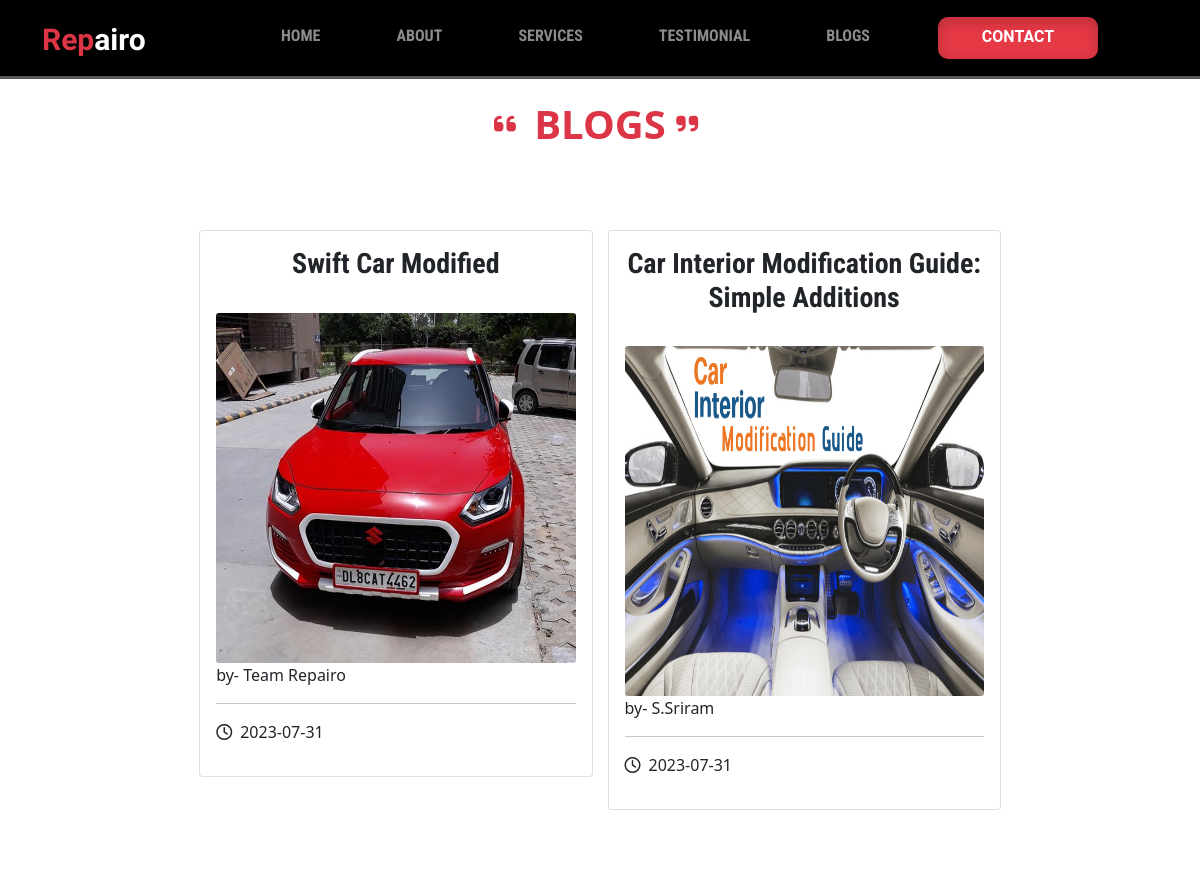
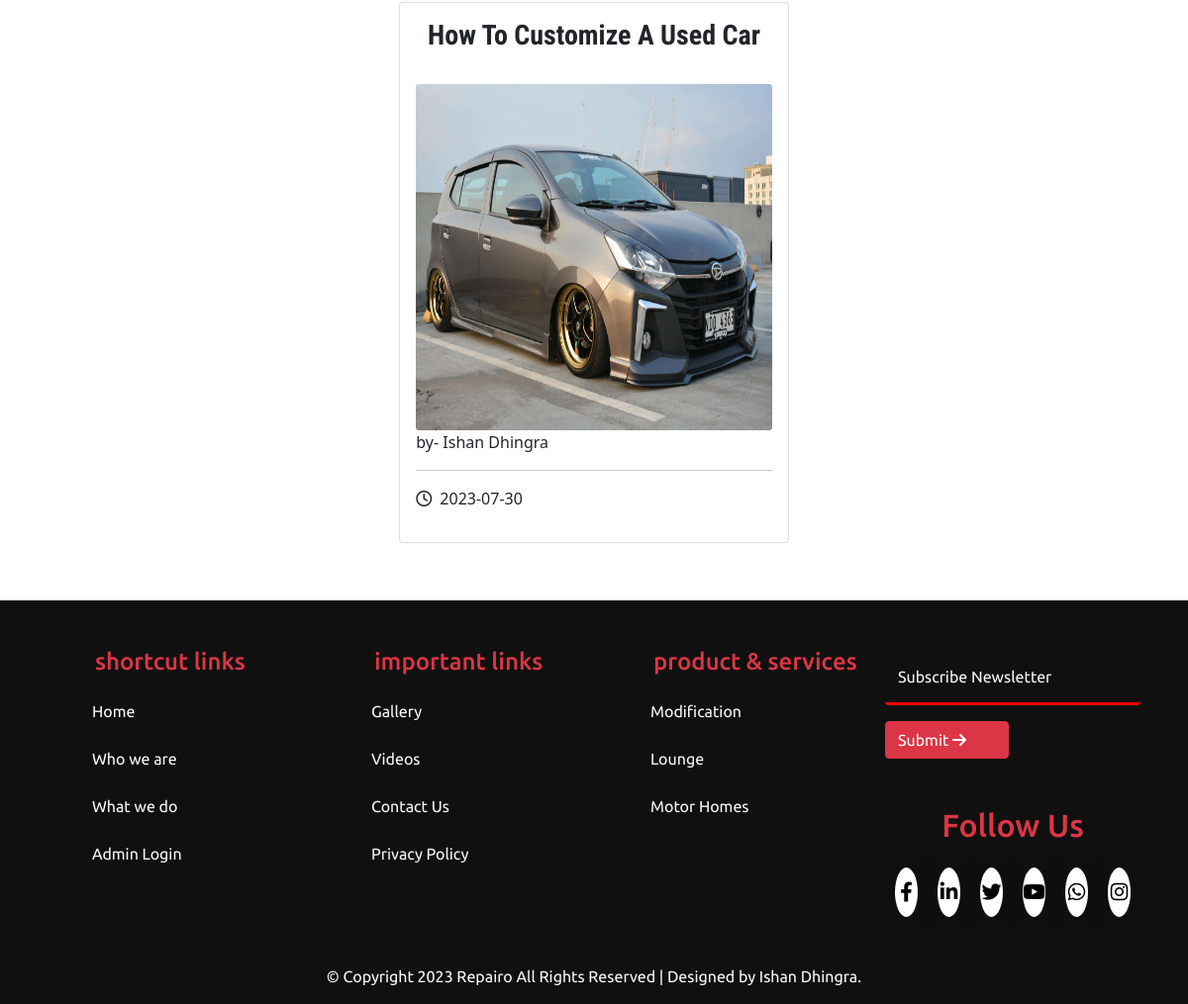
/blogs.php, run on the app's committed database (2 pictures, top to bottom).
### tables this page shows
CREATE TABLE `blog_data` (
  `id` int(11) NOT NULL,
  `heading` varchar(50) NOT NULL,
  `postby` varchar(20) NOT NULL,
  `description` text NOT NULL,
  `filename` varchar(200) NOT NULL,
  `curdate` date NOT NULL
);

### blogs.php (the view)
<?php
include 'header.php';
?>
<div class="container-fluid">
    <div class="row text-center" >
        <h1 class="text-danger fw-bold my-4 "><i class="fas fa-quote-left pe-2 text-danger fa-2xs" ></i> BLOGS <i class="fas fa-quote-right pe-2 text-danger fa-2xs" ></i></h1>
    </div>
</div>
<div class="blog-container">
    <?php
        $q="select * from blog_data order by id desc";
        $res=mysqli_query($con,$q);
        while($row=mysqli_fetch_array($res)){
            echo "
            <div class='col-lg-4'>
                <a href='blogdetail.php?id=".$row['id']."' class='text-dark text-decoration-none'>
                    <div class='card mt-5'>
                        <div class='card-title'>
                            <h3 class=' fw-bold text-center mt-3 blog-heading'>".$row['heading']."</h3>
                        </div>
                        <div class='card-body'>
                            <img class='img-fluid card-img' src='blogimg/".$row['filename']."' />
                            <p>by- ".$row['postby']."</p>
                            <hr>
                            <p><i class='far fa-clock pe-2'></i>".$row['curdate']."</p>
                        </div>
                    </div>
                </a>
                </div>
            ";
        }
    ?>
</div>
<?php
include 'footer.php';
?>

### header.php (shortened to what this page needs)
<!DOCTYPE html>
<html lang="en">
<head>
    <link rel="stylesheet" href="style.css">
    <link rel="stylesheet" href="css/bootstrap.min.css">
    <link rel="stylesheet" href="css/bootstrap-grid.min.css">
    <link rel="stylesheet" href="https://cdnjs.cloudflare.com/ajax/libs/font-awesome/6.4.0/css/all.min.css" />
    <link rel="stylesheet" href="css/lightbox.min.css">
    <link rel="stylesheet" href="https://unpkg.com/aos@next/dist/aos.css" />
</head>
<body>
<div class="container-fluid above-nav"></div>
    <nav class="navbar navbar-expand-lg navbar-dark fixed-top  ">
        <div class="container">
        <a class="navbar-brand " href="index.php"><span class="text-danger">Rep</span>airo</a>
          <div class="collapse navbar-collapse" id="navbarNav">
            <ul class="navbar-nav ms-auto">
                <li class="nav-item mt-2">
                  <a class="nav-link nav-top" href="index.php#">HOME</a>
                </li>
                <li class="nav-item mt-2">
                  <a class="nav-link nav-top" href="index.php#about">ABOUT</a>
                </li>
                <li class="nav-item mt-2">
                  <a class="nav-link nav-top" href="index.php#services">SERVICES</a>
                </li>
                <li class="nav-item mt-2">
                  <a class="nav-link nav-top" href="index.php#testimonial">TESTIMONIAL</a>
                </li>
                <li class="nav-item mt-2">
                  <a class="nav-link nav-top" href="blogs.php">BLOGS</a>
                </li>
                <li class="nav-item mt-1">
                <div class="buttons-container">
                <a href="contact.php" class="button contact-feedback"></a>
                  </div>
                </li>
            </ul>
          </div>
        </div>
      </nav>

### footer.php (shortened to what this page needs)
<div class="footer mt-5 ">
  <div class="container-fluid ps-5 pe-5 ">
    <div class="row">
      <div class="col-lg-3 col-md-6 mt-5">
        <h4 class=" ps-5 text-danger mb-3">shortcut links</h4>
        <ul class="  footer-list ">
            <li><a href="index.php"class="btn footer-btn text-light mb-2">Home</a></li>
            <li><a href="who_we_are.php"class="btn footer-btn text-light mb-2">Who we are</a></li>
            <li><a href="what_we_do.php"class="btn footer-btn text-light mb-2">What we do</a></li>
            <li><a href="login.php"class="btn footer-btn text-light mb-2">Admin Login</a></li>
        </ul>
      </div>
      <div class="col-lg-3 col-md-6 mt-5">
        <h4 class=" ps-5 text-danger mb-3">important links</h4>
        <ul class="  footer-list">
            <li><a href="gallery.php"class="btn footer-btn text-light mb-2">Gallery</a></li>
            <li><a href="videos.php"class="btn footer-btn text-light mb-2">Videos</a></li>
            <li><a href="contact.php"class="btn footer-btn text-light mb-2">Contact Us</a></li>
            <li><a href="privacy_policy.php"class="btn footer-btn text-light mb-2">Privacy Policy</a></li>
        </ul>
      </div>
      <div class="col-lg-3 col-md-6 mt-5">
        <h4 class=" ps-5 text-danger mb-3">product & services</h4>
        <ul class=" footer-list">
            <li><a href="modification.php"class="btn footer-btn text-light mb-2">Modification</a></li>
            <li><a href="lounge.php"class="btn footer-btn text-light mb-2">Lounge</a></li>
            <li><a href="motor-homes.php"class="btn footer-btn text-light mb-2">Motor Homes</a></li>
        </ul>
      </div>
      <div class="col-lg-3 col-md-6" >
        <form action="#" method="post">
          <div class="form-floating mb-3 mt-5">
            <input type="text" class="form-control subscribe text-light " id="email" placeholder="Enter email" name="newsemail" required>
            <label class="text-light" for="email">Subscribe Newsletter</label>
          </div>
          <button type="submit" class="btn btn-danger" name="emailbtn">Submit <i class="fa-solid fa-arrow-right" style="color: #ffffff;"></i></button>
        </form>
        <h2 class="text-danger text-center mb-4 mt-5 follow">Follow Us</h2>
        <div class="social-links">
          <a href="https://www.facebook.com/" target="_blank"><i class="fa-brands fa-facebook-f"></i></a>
          <a href="https://in.linkedin.com/" target="_blank"><i class="fa-brands fa-linkedin-in"></i></a>
          <a href="https://twitter.com/i/flow/login?redirect_after_login=%2F%3Flang%3Den-in" target="_blank"><i class="fa-brands fa-twitter"></i></a>
          <a href="https://www.youtube.com/" target="_blank"><i class="fa-brands fa-youtube"></i></a>
          <a href="https://web.whatsapp.com/" target="_blank"><i class="fa-brands fa-whatsapp"></i></a>
          <a href="https://www.instagram.com/" target="_blank"><i class="fa-brands fa-instagram"></i></a>
        </div>
      </div>
    </div>
    <div class="row mt-5">
      <div class="col-lg-12">
        <p class="text-light text-center justify">© Copyright 2023 Repairo All Rights Reserved  | Designed by  Ishan Dhingra.</p>
      </div>
    </div>
  </div>
</body>
</html>

### style.css (style rules this page uses)
body { background:url(./Images/contact-bg.jpeg); background-repeat: no-repeat; background-size: cover; background-position: center; overflow-x: hidden; box-sizing: border-box; }
html { scroll-behavior: smooth; }
.navbar { background-color: #000000a7; }
.above-nav { background: #000000; height: 76px; width: 100%; }
.navbar-brand { font-family: 'Bacasime Antique', serif; font-size: 30px !important; font-weight: bold; }
.nav-item { padding-right: 60px; font-family: 'Roboto Condensed', sans-serif; font-weight: bold; }
.nav-top { position: relative ; }
.nav-top::before { content: ""; width: 25px ; height: 25px ; position: absolute ; left: 15px ; bottom: 10px ; border: 3px solid white; border-width: 0 0 2px 2px; transition: all 0.3s; opacity: 0; }
.nav-top::after { content: ""; width: 25px ; height: 25px ; position: absolute ; top: 10px ; right: 15px ; border: 3px solid white; border-width:2px 2px 0 0; transition: all 0.3s; opacity: 0; }
.button { display: inline-block; background: #e63946; text-decoration: none; width: 160px; height: 42px; margin: 5px 0; border-radius: 10px; overflow: hidden; box-shadow: inset 0 4px 15px rgba(0, 0, 0, 0.2); position: relative; }
.button.contact-feedback::after, .button.contact-feedback::before { content: "Contact"; position: absolute; text-align: center; width: 100%; font-family: "Roboto", sans-serif; color: #fff; font-weight: bold; text-transform: uppercase; line-height: 2.5; transition: all 400ms; top: 0; }
.button.contact-feedback::before { content: "Feedback"; top: 36px; }
.fa-solid { margin-right: 30px; }
.subscribe { background: none !important; border: none !important; box-shadow: none !important; border-bottom:3px solid red !important; }
.social-links { display: flex; }
.social-links a { width: 110px; height: 50px; text-align: center; text-decoration: none; color: #000; box-shadow: 0 0 20px 10px rgba(0,0,0,0.05) ; margin: 0 10px; border-radius: 50%; position: relative; background-color: white; overflow: hidden; align-items: center; transition: transform 0.5s; }
.social-links a .fa-brands { font-size: 20px; line-height: 50px; position: relative; z-index: 10; transition: color 0.5s; }
.social-links a::after { content: ''; width: 100%; height: 100%; top: -90px; left: 0; background: linear-gradient(-45deg,#ed1c94,#ffec17); position: absolute; transition: 0.5s; }
.footer { background-color: #101010; font-family: 'Ubuntu', sans-serif; }
.footer-list { list-style: none; }
.footer-btn { color: white; padding: 25px 20px 4px 20px; font-size: 15px; font-weight: 700px; background: none; border: none; cursor: pointer; box-shadow: none !important; }
.footer-btn::after { content: ''; height: 2px; width: 0%; background-color: rgb(255, 0, 0); display: block; transition: .5s ease-in-out; }
.blog-container { display: flex; flex-wrap: wrap; gap: 15px; justify-content: center; padding: 10px; }
.blog-heading { font-family: 'Roboto Condensed', sans-serif; }
.card-img { height: 350px !important; }
.justify { text-align: justify; }

### data on the page
blog_data: heading "Swift Car Modified", filename (picture), postby "Team Repairo", curdate "2023-07-31"
blog_data: heading "Car Interior Modification Guide: Simple Additions", filename (picture), postby "S.Sriram", curdate "2023-07-31"
blog_data: heading "How To Customize A Used Car", filename (picture), postby "Ishan Dhingra", curdate "2023-07-30"
